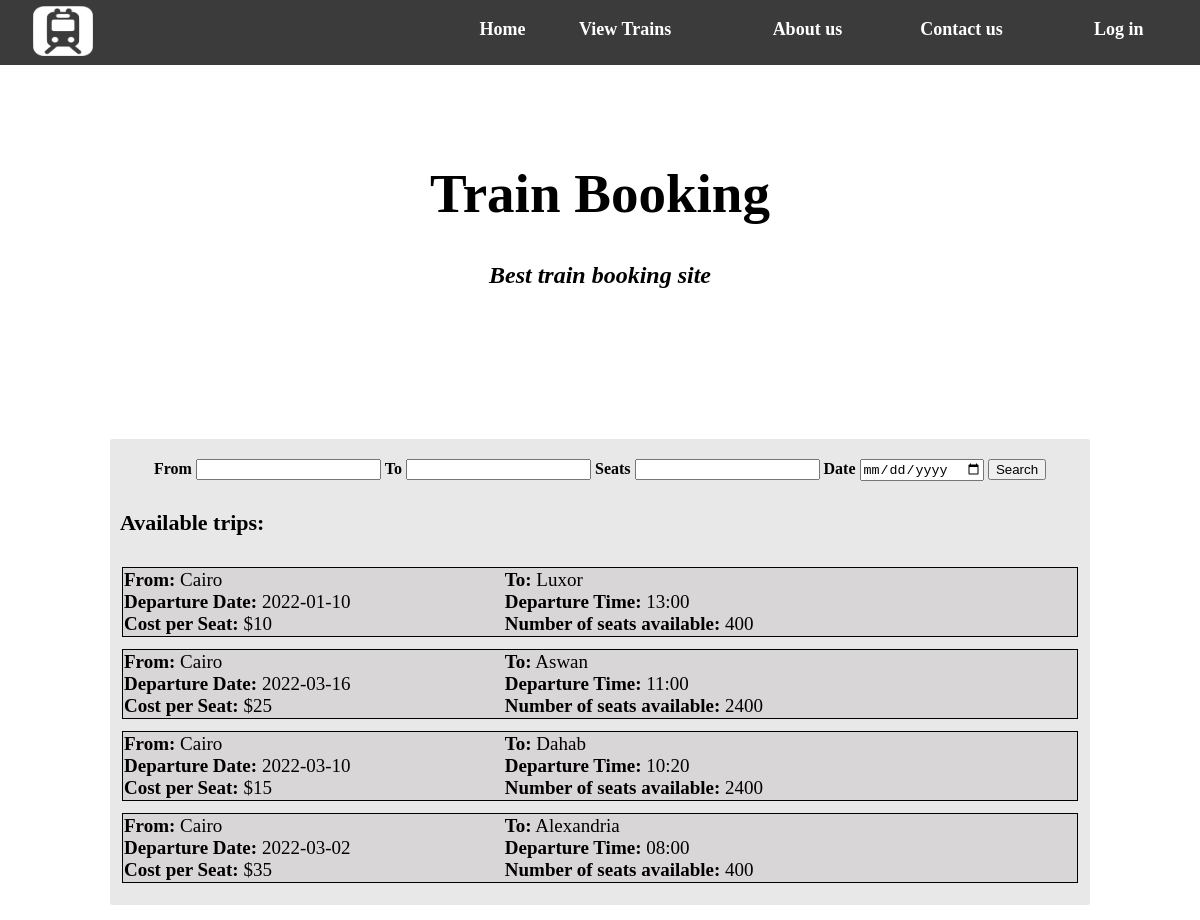
The page / on the database its author committed.
### tables this page shows
CREATE TABLE `trip` (
  `trip_ID` int(11) NOT NULL,
  `trip_from` varchar(30) NOT NULL,
  `trip_to` varchar(30) NOT NULL,
  `trip_seats` int(11) NOT NULL,
  `seatCost` float NOT NULL,
  `trip_date` date NOT NULL,
  `trip_time` varchar(10) NOT NULL,
  `train_ID` int(11) NOT NULL
);

### index.php (the view, shortened to what this page needs)
<?php
  include_once('includes/sqlConnection.php');
  ?>
<html>
  <head>
    <link rel="stylesheet" href="indexStyle.css">
  </head>
  <body>
    <?php include('header.php'); ?>
    <div class="title">
      <h1> Train Booking </h1>
      <h2> Best train booking site </h2>
    </div>
    <div class="mainBlock" id="tripsBlock">
      <form id="searchForm" action="JavaScript:search()" method="post">
        <b>From</b> <input type="textField" id="from"/>
        <b>To</b> <input type="textField" id="to"/>
        <b>Seats</b> <input type="number" id="seats"/>
        <b>Date</b> <input type="date" id="date"/>
        <input type="submit" value="Search"/>
      </form>
      <h4>Available trips: </h4>
      <table width='100%' id="trips">
        <?php
          $sql = "SELECT * FROM trip;";
          $result = mysqli_query($connect, $sql);
          if (mysqli_num_rows($result) > 0 ){
            while ($row = mysqli_fetch_assoc($result)){
              if (isset($_SESSION['userID'])){
                $sqlCheckBooking = "SELECT * FROM booked_trip WHERE user_ID = '$_SESSION[userID]' AND trip_ID = '$row[trip_ID]';";
                $bookingResult = mysqli_query($connect, $sqlCheckBooking);
                if (mysqli_num_rows($bookingResult) > 0){
                  $booked = 'true';
                } else {
                  $booked = 'false';
                }
              } else {
                $booked = 'false';
              }
              echo "
                    <tr>
                      <td class='trip' onclick=\"ticket($row[trip_ID], '$booked')\">
                        <span> <b>From:</b> $row[trip_from] </span>
                        <span> <b>To:</b> $row[trip_to] <br/> </span>
                        <span> <b>Departure Date:</b> $row[trip_date] </span>
                        <span> <b>Departure Time:</b> $row[trip_time] </span>
                        <span> <b>Cost per Seat:</b> $$row[seatCost] <br/> </span>
                        <span> <b>Number of seats available:</b> $row[trip_seats] <br/> </span>
                      </td>
                    </tr>
                  ";
            }
          } else {
            echo "<h2>No trip available</h2>";
          }
        ?>
      </table>
    </div>
  </body>
</html>

### header.php (shortened to what this page needs)
<header>
  <table width="100%">
    <tr>
      <td width = "40%"><img src="logo.png" id="logo"/></td>
      <td><a href="index.php"> Home </a></td>
      <td><a href="viewTrains.php"> View Trains </a></td>
      <td><a href=""> About us </a></td>
      <td><a href=""> Contact us </a></td>
      <td>
        <?php
            if (isset($_SESSION['name'])){ ?>
              <a href="JavaScript:displayMenu()"> Profile </a>
      <?php } else { ?>
              <a href="login.php"> Log in </a>
      <?php }?>
      </td>
    </tr>
</table>
</header>

### indexStyle.css (style rules this page uses)
body { width: 100%; max-width: 100%; margin: auto; background-image: url('background.jpg'); background-size: cover; background-position: 18%; }
header { width: 100%; max-width: 100%; display: inline-block; background-color: #000000c4; height: 65px; }
a { text-decoration: none; font-weight: bold; color: white; font-size: 18px; text-align: right; }
#logo { width: 60px; height: 50px; margin-left: 30px; margin-top: 3px; }
.title, .trainTitle { display: inline-block; width:auto; background-color: #ffffffeb; width: 50%; margin: 50px 0 120px 25%; padding: 10px 0 10px 0; border-radius: 10px; }
h1, h2, h3 { text-align: center; }
h1 { font-size: 55px; }
h2 { font-style: italic; }
h4 { font-size: 22px; }
.mainBlock { width: 70%; margin: auto; background-color: #e8e8e8; border-radius: 2px; padding: 20px 10px 10px 10px; border-radius: 2px; margin-bottom: 15px; }
#tripsBlock { width:80%; }
#searchForm { text-align: center; }
.trip { display: grid; grid-template-columns: 40% auto ; text-align: left; background-color: #d8d6d6; border: 1px solid black; margin-bottom: 10px; font-size: 19px; }

### rows shown on the page
trip: trip_from "Cairo", trip_to "Luxor", trip_date "2022-01-10", trip_time "13:00", seatCost "10", trip_seats "400"
trip: trip_from "Cairo", trip_to "Aswan", trip_date "2022-03-16", trip_time "11:00", seatCost "25", trip_seats "2400"
trip: trip_from "Cairo", trip_to "Dahab", trip_date "2022-03-10", trip_time "10:20", seatCost "15", trip_seats "2400"
trip: trip_from "Cairo", trip_to "Alexandria", trip_date "2022-03-02", trip_time "08:00", seatCost "35", trip_seats "400"
